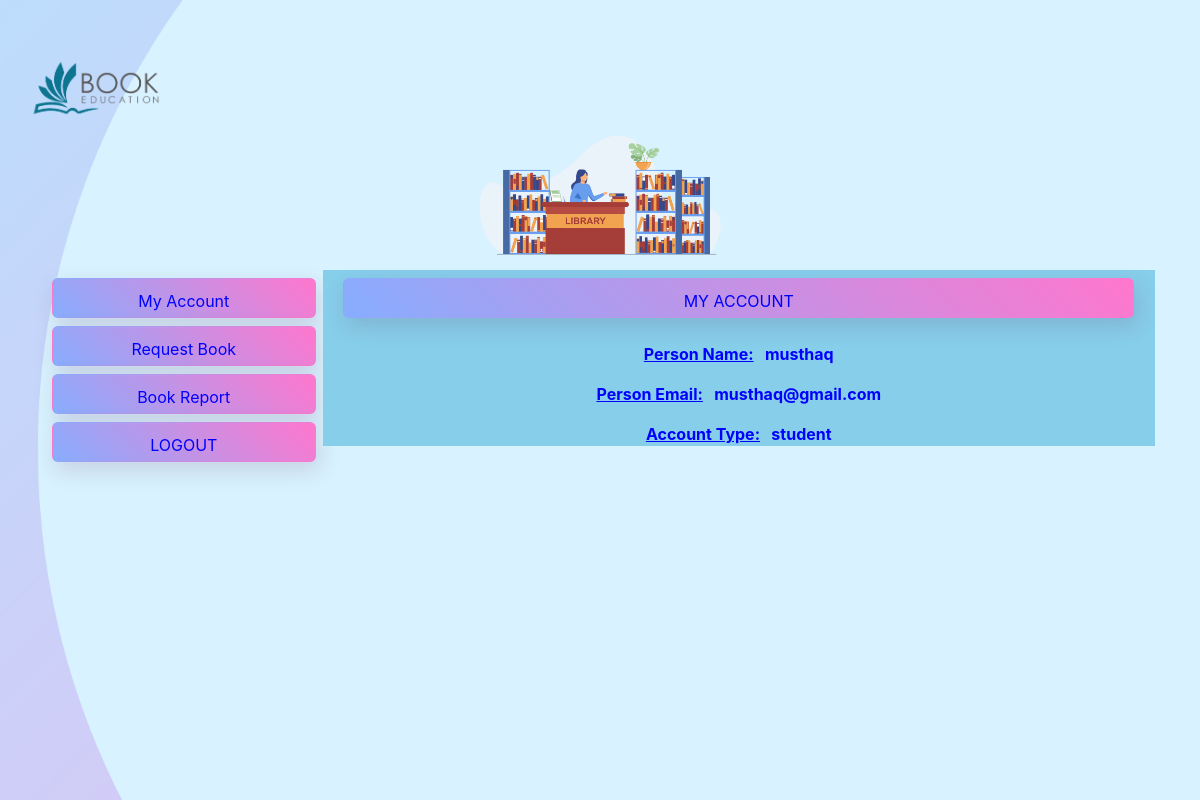
/Library/otheruser_dashboard.php?userlogid=14, run on the app's committed database.
### tables this page shows
CREATE TABLE IF NOT EXISTS `userdata` (
  `id` int NOT NULL AUTO_INCREMENT,
  `name` varchar(25) NOT NULL,
  `email` varchar(30) NOT NULL,
  `pass` varchar(25) NOT NULL,
  `type` varchar(25) NOT NULL,
  PRIMARY KEY (`id`)
);

### Library/db.php (called while the page is built, shortened)
<?php
    class db{
        function setconnection(){
            try{
                $this->connection=new PDO("mysql:host=localhost; dbname=library_managment","root","");
            }catch(PDOException $e){
                echo "Error";
            }
        }
    }
?>

### Library/data_class.php (called while the page is built, shortened)
<?php
    include("db.php");
    class data extends db {
        function userdetail($id){
            $q="SELECT * FROM userdata where id ='$id'";
            $data=$this->connection->query($q);
            return $data;
        }
    }
?>

### Library/otheruser_dashboard.php (the view, shortened to what this page needs)
<?php
    $userloginid=$_SESSION["userid"] = $_GET['userlogid'];
?>
<!DOCTYPE html>
<html>
    <head>
        <link href="//maxcdn.bootstrapcdn.com/bootstrap/4.1.1/css/bootstrap.min.css" rel="stylesheet" id="bootstrap-css">
    </head>
    <body>
        <?php
            include("data_class.php");
        ?>
        <div class="shape">
            <div class="navbar">
                <img src="images/Mainlogo.png" class="logo">
            </div>
            <div class="container">
                <div class="row"><img class="imglogo" src="images/headpic.png" weight="100" height="150"></div>
                <div class="innerdiv">
                    <div class="leftinnerdiv">
                        <Button class="btn" onclick="openpart('myaccount')"> My Account</Button>
                        <Button class="btn" onclick="openpart('requestbook')"> Request Book</Button>
                        <Button class="btn" onclick="openpart('issuereport')"> Book Report</Button>
                        <a href="Login.php"><Button class="btn" > LOGOUT</Button></a>
                    </div>
                    <div class="rightinnerdiv">
                        <div id="myaccount" class="innerright portion" style="<?php  if(!empty($_REQUEST['returnid'])){ echo "display:none";} else {echo ""; }?>">
                            <Button class="btn" >MY ACCOUNT</Button>
                            <?php
                                $u=new data;
                                $u->setconnection();
                                $u->userdetail($userloginid);
                                $recordset=$u->userdetail($userloginid);
                                foreach($recordset as $row)
                                {
                                    $name= $row[1];
                                    $email= $row[2];
                                    $type= $row[4];
                                }
                            ?>
                            <p style="color:blue"><u>Person Name:</u> &nbsp&nbsp<?php echo $name ?></p>
                            <p style="color:blue"><u>Person Email:</u> &nbsp&nbsp<?php echo $email ?></p>
                            <p style="color:blue"><u>Account Type:</u> &nbsp&nbsp<?php echo $type ?></p>
                        </div>
                    </div>
                </div>
            </div>
        </div>
    </body>
</html>

### Library/otheruser_dashboard.php (style rules this page uses)
.innerright,label { color: black; font-weight:bold; }
.shape { height: 100vh; width: 100%; background-image: url(images/background.png); background-position: center; background-size: cover; padding-left: 5; padding-right: 5; box-sizing: border-box; position: fixed; }
.container, .row, .imglogo { margin:auto; }
.innerdiv { text-align: center; margin: auto; }
.leftinnerdiv { float: left; width: 25%; }
.rightinnerdiv { float: right; width: 75%; }
.innerright { background-color:skyblue; }
.greenbtn, a { text-decoration: none; color: white; font-size: large; }
td, a { color:blue; }
.logo { width: 160px; cursor: pointer; }
.navbar { width: 100% ; height: 15vh; margin: auto; display: flex; align-items: center; }
.btn { display: inline-block; background: linear-gradient(45deg, #87adfe, #ff77cd); border-radius: 6px; padding: 10px 20px; box-sizing: border-box; text-decoration: none; color: #fff; box-shadow: 3px 8px 22px rgba(94,28,68,0.15); background-color: skyblue;; color:blue; width: 95%; height: 40px; margin-top: 8px; }

### data on the page
userdata: name "musthaq", email "musthaq@gmail.com", type "student"
